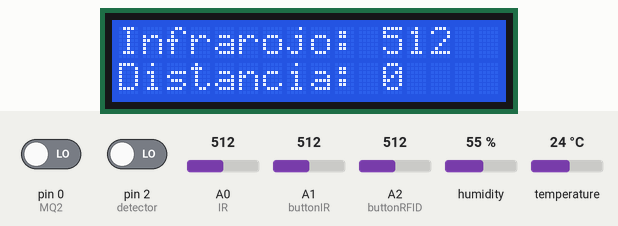
Simulated run of this sketch. Board: Arduino Uno, built for the host (arithmetic inside an expression is 32-bit, double 64-bit). Parts: 16×2 character LCD. The test bench sets the inputs (shaded band); at power-on: A1 (buttonIR) = 512, pin 0 (MQ2) LOW, pin 2 (detector) LOW, A0 (IR) = 512, A2 (buttonRFID) = 512, humidity 55 %, temperature 24 °C.

Above: at 1.2 s.
1.3 s: A1 (buttonIR) set to 54
At 1.3 s:
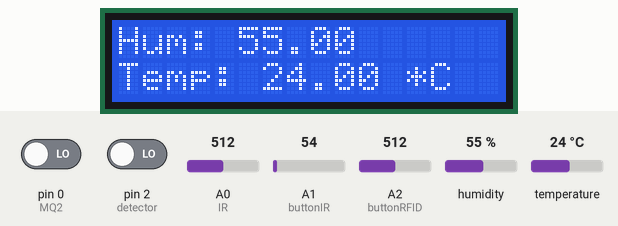
10.0 s: A1 (buttonIR) set to 48
At 13.2 s:
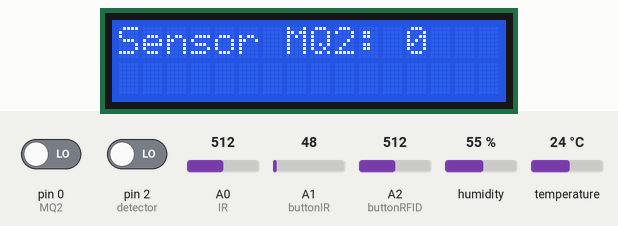
At 14.4 s:
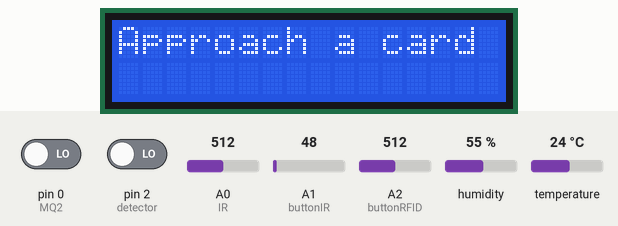
Timing chart, 0 to 15.9 s (numbered marks = the images above; inputs shaded):
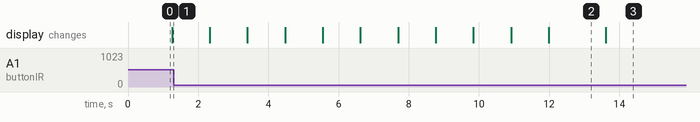

Measured:
- the behaviour switches between 51 and 50 on A1 (buttonIR) (found by bisection; images 1 and 2)
- what the display in image 2 shows lasts 1.6 s, from 12.0 s to 13.6 s

The sketch:

Red_sensores.ino
```cpp
//Linbreria del display
#include <LiquidCrystal.h>

//Librerias del acelerometro
#include <Wire.h>
#include <Adafruit_Sensor.h>
#include <Adafruit_ADXL345_U.h>

//Librerias del lector rfid
#include <SPI.h>
#include <MFRC522.h>
#include <RFID.h>

//Libreria DHT11
#include <DHT.h>

Adafruit_ADXL345_Unified accel = Adafruit_ADXL345_Unified();

#define SS_PIN 10
#define RST_PIN 9

#define IR          A0
#define buttonIR    A1
#define buttonRFID  A2
#define buttonACC   A3
#define detector    2

#define DHTPIN 1
#define DHTTYPE DHT11

#define MQ2 0

int infrared_value;
int detector_value;

LiquidCrystal lcd(7, 8, 3, 4, 5, 6);
RFID rfid(SS_PIN, RST_PIN);
DHT dht(DHTPIN, DHTTYPE);

void setup() {
  accel.begin();
  SPI.begin();
  rfid.init();
  dht.begin();
  pinMode(detector, INPUT);
  pinMode(MQ2, INPUT);
}

void loop() {
  lcd.begin(16, 2);
  lcd.print("Select mode");
  if(analogRead(buttonIR)>50){
    while(analogRead(buttonIR)>50){
      detector_value = digitalRead(detector);
      infrared_value = analogRead(IR);
      lcd.begin(16, 2);
      lcd.print("Infrarojo: ");
      lcd.print(infrared_value);
      lcd.setCursor(0, 1);

      lcd.print("Distancia: ");
      lcd.print(detector_value);
      delay(1000);

      float h = dht.readHumidity();
      float t = dht.readTemperature();
      lcd.begin(16, 2);
      lcd.print("Hum: ");
      lcd.print(h);
      lcd.setCursor(0, 1);
      lcd.print("Temp: ");
      lcd.print(t);
      lcd.print(" *C ");
      delay(1000);

      lcd.begin(16, 2);
      int stat = digitalRead(MQ2);
      lcd.print("Sensor MQ2: ");
      lcd.print(stat);
      delay(1000);
    }
  }
  else if(analogRead(buttonRFID)>50){
    while(analogRead(buttonRFID)>50){
      lcd.begin(16, 2);
      lcd.print("Approach a card");
      if (rfid.isCard()) {
        if (rfid.readCardSerial()) {
          lcd.begin(16, 2);
          lcd.print("The card's id is: ");
          lcd.setCursor(0, 1);
          lcd.print(rfid.serNum[0],HEX);
          lcd.print(rfid.serNum[1],HEX);
          lcd.print(rfid.serNum[2],HEX);
          lcd.print(rfid.serNum[3],HEX);
          lcd.print(rfid.serNum[4],HEX);
          delay(5000);
        }
        rfid.selectTag(rfid.serNum);
      }
      rfid.halt();
    }
  }
  else if(analogRead(buttonACC)>50){
    while(analogRead(buttonACC)>50){
      Serial.println(analogRead(buttonACC));
      sensors_event_t event;
      accel.getEvent(&event);
      lcd.begin(16, 2);
      lcd.print("X:"); lcd.print(event.acceleration.x); lcd.print("");
      lcd.print(" Y:"); lcd.print(event.acceleration.y); lcd.print("");
      lcd.setCursor(0, 1);
      lcd.print("Z:"); lcd.print(event.acceleration.z); lcd.print("");
      lcd.print(" m/s^2");
      delay(500);
    }
  }
  delay(500);
}
```
